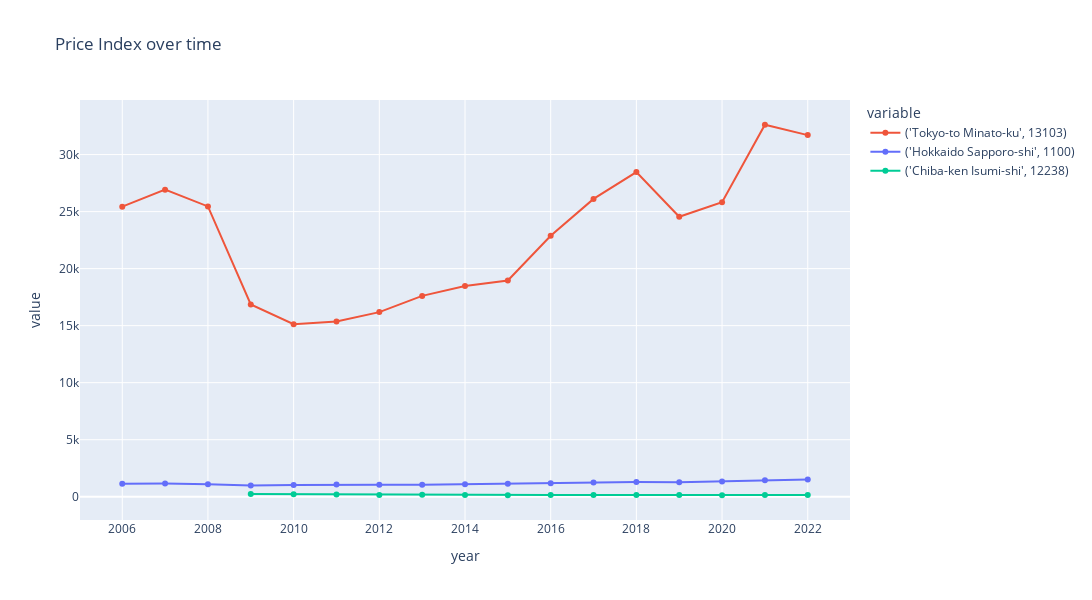

The cell this chart's notebook holds for it:
### Code cell
area_codes = [13103, 1100, 12238]
area_df = df[df["area_code"].isin(area_codes)].sort_values(by="year", ascending=True)
area_df[metric] = area_df[metric] / 100

plot_time_series(
    area_df,
    f"{metric}",
    group_by_columns,
    granularity_columns,
    f"Price Index over time",
    # visible="legendonly",
    width=1200,
    height=600,
    # highlight=True,
    # highlight_range=(2020, 2022)
    color_discrete_map={
        "('Tokyo-to Minato-ku', 13103)": "#EF553B",
        "('Hokkaido Sapporo-shi', 1100)": "#636efa",
        "('Chiba-ken Isumi-shi', 12238)": "#00cc96",
    }
)

# Set 13103 to red, 1100 to blue, 12238 to green

### Figure 1 — Plotly figure (JSON) as saved in the notebook; plotly's stock layout.template omitted (floating-point values rounded to 4 significant figures)
{"data": [{"hovertemplate": "variable=('Tokyo-to Minato-ku', 13103)<br>year=%{x}<br>value=%{y}<extra></extra>", "legendgroup": "('Tokyo-to Minato-ku', 13103)", "line": {"color": "#EF553B", "dash": "solid"}, "marker": {"symbol": "circle"}, "mode": "lines+markers", "name": "('Tokyo-to Minato-ku', 13103)", "orientation": "v", "showlegend": true, "type": "scatter", "x": [2006, 2007, 2008, 2009, 2010, 2011, 2012, 2013, 2014, 2015, 2016, 2017, 2018, 2019, 2020, 2021, 2022], "xaxis": "x", "y": [25440.0, 26920.0, 25450.0, 16860.0, 15120.0, 15370.0, 16190.0, 17610.0, 18470.0, 18960.0, 22880.0, 26120.0, 28470.0, 24550.0, 25820.0, 32620.0, 31710.0], "yaxis": "y"}, {"hovertemplate": "variable=('Hokkaido Sapporo-shi', 1100)<br>year=%{x}<br>value=%{y}<extra></extra>", "legendgroup": "('Hokkaido Sapporo-shi', 1100)", "line": {"color": "#636efa", "dash": "solid"}, "marker": {"symbol": "circle"}, "mode": "lines+markers", "name": "('Hokkaido Sapporo-shi', 1100)", "orientation": "v", "showlegend": true, "type": "scatter", "x": [2006, 2007, 2008, 2009, 2010, 2011, 2012, 2013, 2014, 2015, 2016, 2017, 2018, 2019, 2020, 2021, 2022], "xaxis": "x", "y": [1133.0, 1156.0, 1103.0, 976.1, 1029.0, 1065.0, 1042.0, 1045.0, 1104.0, 1146.0, 1187.0, 1253.0, 1280.0, 1268.0, 1342.0, 1452.0, 1499.0], "yaxis": "y"}, {"hovertemplate": "variable=('Chiba-ken Isumi-shi', 12238)<br>year=%{x}<br>value=%{y}<extra></extra>", "legendgroup": "('Chiba-ken Isumi-shi', 12238)", "line": {"color": "#00cc96", "dash": "solid"}, "marker": {"symbol": "circle"}, "mode": "lines+markers", "name": "('Chiba-ken Isumi-shi', 12238)", "orientation": "v", "showlegend": true, "type": "scatter", "x": [2006, 2007, 2008, 2009, 2010, 2011, 2012, 2013, 2014, 2015, 2016, 2017, 2018, 2019, 2020, 2021, 2022], "xaxis": "x", "y": [null, null, null, 233.9, 219.9, 187.6, 159.5, 178.0, 139.9, 134.2, 157.1, 160.1, 141.2, 149.2, 128.1, 143.7, 156.4], "yaxis": "y"}], "layout": {"autosize": false, "height": 600, "hovermode": "closest", "legend": {"title": {"text": "variable"}, "tracegroupgap": 0}, "showlegend": true, "title": {"text": "Price Index over time"}, "width": 1200, "xaxis": {"anchor": "y", "domain": [0, 1], "title": {"text": "year"}}, "yaxis": {"anchor": "x", "domain": [0, 1], "title": {"text": "value"}}}}
